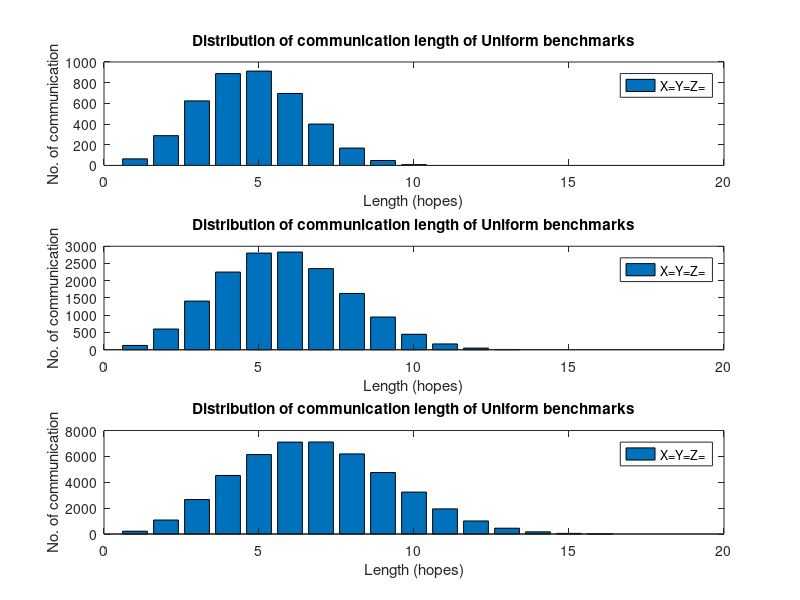

Write MATLAB code to recreate this figure.
L = [];
test_size=4:6;
for SIZE=test_size
    X = SIZE;
    Y = SIZE;
    Z = SIZE;
    
    for l=1:(X+Y+Z-2)
        %L(SIZE,l) = 0;
        L(l,SIZE) = 0;
    end

    for a=1:X
        for b=1:Y
            for c=1:Z
                source = [a,b,c];
                for m=1:X
                    for n=1:Y
                        for p=1:Z
                            destination = [m,n,p];
                            comm_len= abs(source(1) - destination(1)) +abs(source(2) - destination(2))+abs(source(3) - destination(3))+1;
                            L(comm_len,SIZE) = L(comm_len,SIZE)+1;
                        end
                    end
                end
                %L(SIZE,comm_len) = L(SIZE,comm_len)+1;
                
            end
        end
    end
end

for SIZE=test_size
    subplot(3,1,SIZE-test_size(1)+1);
    bar(L(:,SIZE));
    legend(char('X=Y=Z=',num2str(SIZE)));
    xlabel('Length (hopes)'); ylabel('No. of communication'); title('Distribution of communication length of Uniform benchmarks');

end


